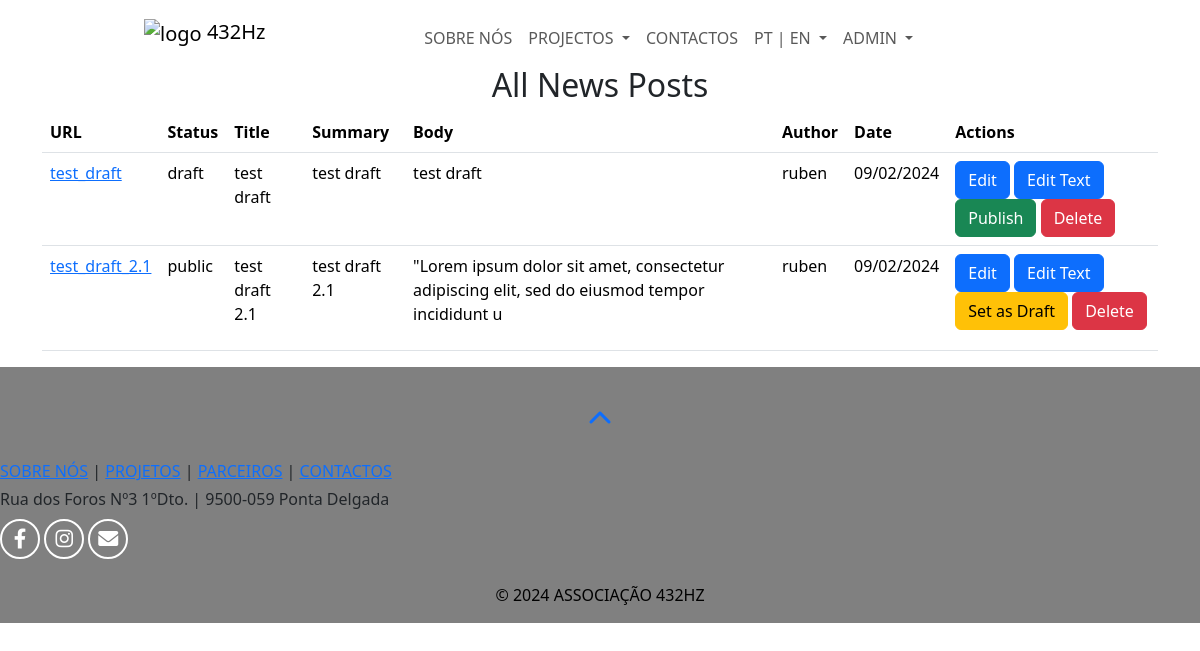
Screenshot of /news_dashboard (signed in) with the database file from the repository.
### web432/models.py (models this page shows)
class News(db.Model):
    id = db.Column(db.Integer, primary_key=True)
    news_url = db.Column(db.String(255), unique=True, nullable=False)
    status = db.Column(db.String(20), default='draft')
    title_en = db.Column(db.String(255), unique=True, nullable=False)
    title_pt = db.Column(db.String(255), unique=True, nullable=False)
    summary_en = db.Column(db.Text, nullable=False)
    summary_pt = db.Column(db.Text, nullable=False)
    body_en = db.Column(db.Text, nullable=False)
    body_pt = db.Column(db.Text, nullable=False)
    author = db.Column(db.String(80), nullable=False)
    cover = db.Column(db.String(200), nullable=True)
    photos = db.Column(db.String(2000), nullable=True)
    photographers = db.Column(db.String(255), nullable=True)
    category = db.Column(db.String(50), nullable=False)
    date = db.Column(db.DateTime, nullable=False)
    date_created = db.Column(db.DateTime, default=datetime.utcnow, nullable=False)

### web432/views.py (the view)
    @app.route("/news_dashboard", methods=["GET"])
    @login_required
    def news_dashboard():
        all_news = News.query.all()
        return render_template('news_dashboard.html', news_posts=all_news)

### web432/templates/news_dashboard.html (shortened to what this page needs)
{% extends "layout.html" %}
{% block pagecss %}
    <link rel="stylesheet" href="/static/stylesheets/dashboard.css">
{% endblock %}
{% block main %}
<div class="container">
    <h2 class="text-center">All News Posts</h2>
    <table class="table">
        <thead>
            <tr>
                <th>URL</th>
                <th>Status</th>
                <th>Title</th>
                <th>Summary</th>
                <th>Body</th>
                <th>Author</th>
                <th>Date</th>
                <th>Actions</th>
            </tr>
        </thead>
        <tbody>
            {% for post in news_posts %}
                <tr>
                    <td><a href="{{ url_for('news_url', news_url=post.news_url) }}">{{ post.news_url }}</a></td>
                    <td>{{ post.status }}</td>
                    <td>{{ post.title_en }}</td>
                    <td>{{ post.summary_en[:100] | safe }}</td>
                    <td>{{ post.body_en[:100] | safe }}</td>
                    <td>{{ post.author }}</td>
                    <td>{{ post.date.strftime('%d/%m/%Y') }}</td>
                    <td>
                        <a href="{{ url_for('edit_news', news_id=post.id) }}" class="btn btn-primary">Edit</a>
                        <a href="{{ url_for('edit_news_text', news_id=post.id) }}" class="btn btn-primary">Edit Text</a>
                        {% if post.status == 'public' %}
                            <a href="{{ url_for('change_status', news_id=post.id, new_status='draft') }}" class="btn btn-warning">Set as Draft</a>
                        {% else %}
                            <a href="{{ url_for('change_status', news_id=post.id, new_status='public') }}" class="btn btn-success">Publish</a>
                        {% endif %}
                        <a href="{{ url_for('delete_news', news_id=post.id) }}" class="btn btn-danger">Delete</a>
                    </td>
                </tr>
            {% endfor %}
        </tbody>
    </table>
</div>
{% endblock %}

### web432/static/stylesheets/global.css (style rules this page uses)
* { padding: 0; margin: 0; box-sizing: border-box; }

### rows the page displays
News: news_url "test_draft", status "draft", title_en "test draft", summary_en "test draft", body_en "test draft", author "ruben", date "09/02/2024"
News: news_url "test_draft_2.1", status "public", title_en "test draft 2.1", summary_en "test draft 2.1", body_en "\"Lorem ipsum dolor sit amet, consectetur adipiscing elit, sed do eiusmod tempor incididunt u", author "ruben", date "09/02/2024"
